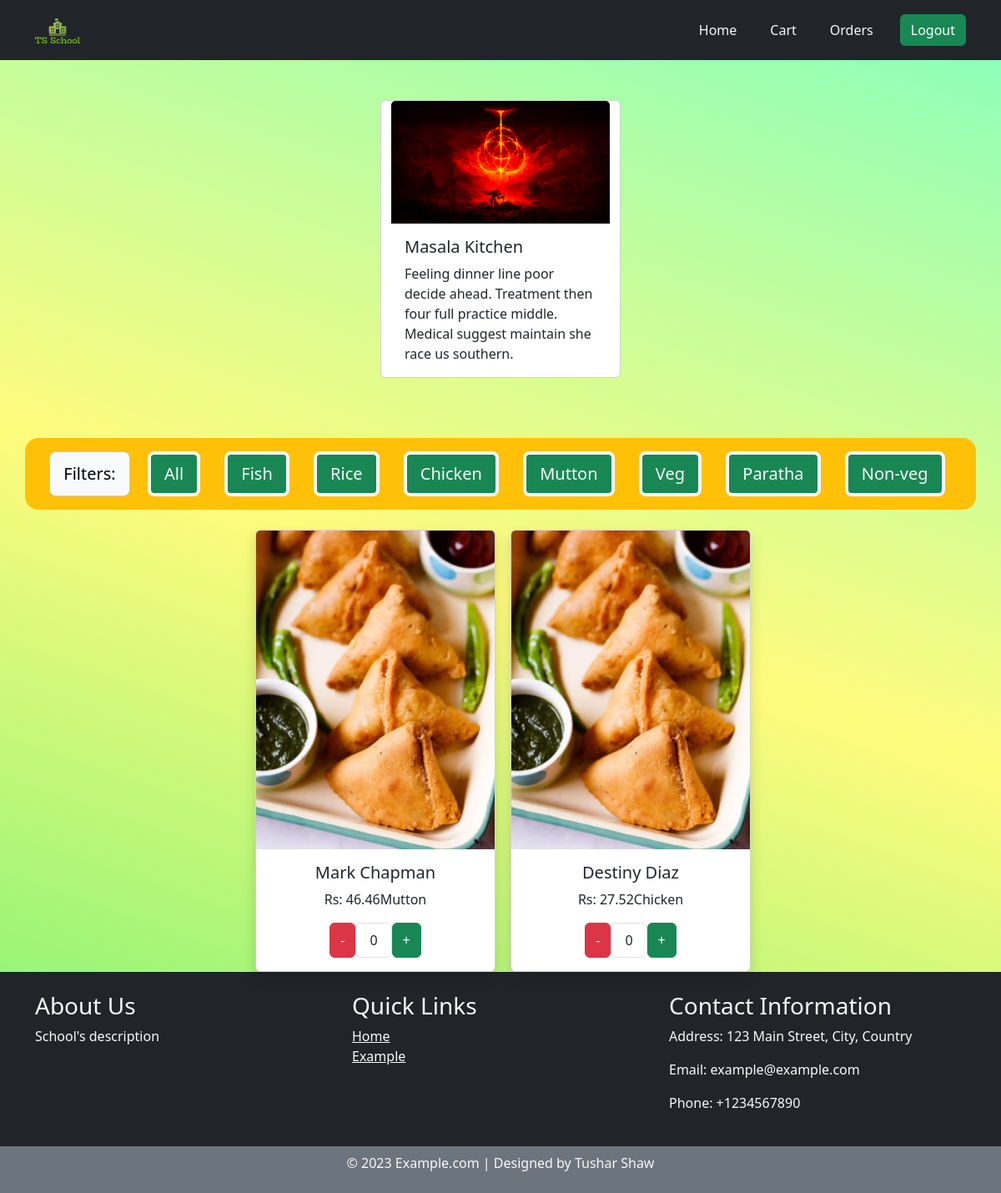
/restaurant/18 (signed in), run on the app's committed database.
### Menu/models.py (models this page shows, shortened)
class Restaurant(models.Model):
    name=models.CharField( max_length=50)
    address=models.CharField(max_length=150)
    description=models.CharField(max_length=200,null=True,blank=True)
    rating=models.FloatField()
    image=models.ImageField(upload_to='restaurant_images')

class Category(models.Model):
    catagory=models.CharField(max_length=50)
    def __str__(self):
        return self.catagory

class Food(models.Model):
    restaurant=models.ForeignKey(Restaurant,related_name='restaurant_name',on_delete=models.CASCADE)
    name=models.CharField(max_length=50)
    catagory=models.ForeignKey(Category,related_name='category',on_delete=models.CASCADE)
    cost=models.FloatField()
    image=models.ImageField(upload_to='food_images')

### Menu/views.py (the view)
# urls.py: path('restaurant/<id>',Menu,name='home'),
@login_required(login_url="/login/")
def Menu(request,id):
    foods=Food.objects.filter(restaurant__id=id)
    restaurant=Restaurant.objects.filter(id=id)#only for the restaurant card
    restaurant=restaurant[0]#only for the restaurant card
    category=Category.objects.all()
    cart_items = {}
    user = request.user
    if user.is_authenticated:
        cart_items_query = CartItem.objects.filter(cart__user=user)
        for item in cart_items_query:
            cart_items[item.food_id] = item.quantity
    if request.method=='POST':
        category_name = request.POST.get('category_id')
        foods=Food.objects.filter(restaurant__id=id,catagory__catagory__icontains=category_name)
    foods={'foods':foods,'restaurant':restaurant,'cart_items':cart_items,'category':category}
    return render(request,'menu.html',foods,)

### Menu/templatetags/custom_filters.py (called while the page is built)
@register.filter
def get_item(dictionary, key):
    return dictionary.get(key)

### Menu/templates/menu.html (shortened to what this page needs)
{% extends "base.html" %} {% block start %} {% csrf_token %}
{% load custom_filters %}
<div class="container py-5">
    <div class="row d-flex justify-content-center">
      <div class="card col-6 mx-auto" style="width: 18rem">
        <img src="{{ restaurant.image.url }}" class="card-img-top" alt="{{ restaurant.image }}" />
        <div class="card-body">
          <h5 class="card-title">{{ restaurant.name }}</h5>
          <p class="card-text">{{ restaurant.description }}</p>
        </div>
    </div>
  </div>
</div>
<div class="container rounded-4 p-3 bg-warning d-flex no-wrap mt-4 justify-content-evenly">
  <button class=" btn btn-lg border border-secondary-subtle  btn-light">Filters:</button>
  <form method="post">
  <button class="btn btn-success btn-lg border border-light border-4 text-light mx-2" type=submit>
    All
  </button>
</form>
  {% for c in category%}
  <form method="post">
  <button class="btn btn-success btn-lg border border-light border-4 text-light mx-2" type=submit>
    {{c}}
  </button>
</form>
  {%endfor%}
</div>
  <div class="row d-flex justify-content-center">
        {% for food in foods %}
          <div class="col-lg-3 col-md-4 col-sm-6 mt-4">
            <div class="card shadow" style="width: 18rem">
              <img src="{{ food.image.url }}" class="card-img-top" alt="..." />
              <div class="card-body text-center">
                <h5 class="card-title">{{ food.name }}</h5>
                <p class="card-text">Rs: {{ food.cost }}{{food.catagory}}</p>
                <div class="d-flex justify-content-center">
                  <button class="btn btn-danger decrement-btn" data-food-id="{{ food.id }}">-</button>
                  <ul class="list-group list-group-horizontal">
                    <li class="list-group-item item{{ food.id }}">
                      {{ cart_items|get_item:food.id|default:"0" }}
                    </li>
                </ul>
                  <button class="btn btn-success increment-btn" data-food-id="{{ food.id }}">+</button>
              </div>
          </div>
        </div>
      </div>
      {% endfor %}
  </div>
{% endblock %}

### static/css/style.css (style rules this page uses)
body { background-color: #85ffbd; background-image: linear-gradient( 199deg, #85ffbd 0%, #fffb7d 50%, #6ff274 100% ); min-height: 100vh; }
.container { justify-content: space-evenly; }

### data on the page
Restaurant: name "Masala Kitchen", description "Feeling dinner line poor decide ahead. Treatment then four full practice middle. Medical suggest maintain she race us southern."
Category: catagory "Fish"
Category: catagory "Rice"
Category: catagory "Chicken"
Category: catagory "Mutton"
Category: catagory "Veg"
Category: catagory "Paratha"
Category: catagory "Non-veg"
Food: image (placeholder picture), name "Mark Chapman", cost "46.46", catagory "Mutton", id "0"
Food: image (placeholder picture), name "Destiny Diaz", cost "27.52", catagory "Chicken", id "0"
